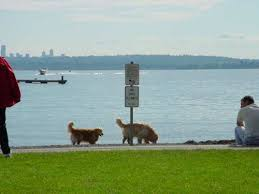
#> input picture exercise_04/source_code/image_01.jpg, 259 x 194 px, found by its file name
$ python main.py
#> lines starting #> are read from the running program, lines starting #| are printed output that depends on the picture; after the words box and inside, x2 and y2 are one past the last pixel; in counts of white or black regions, pixels touching at a corner belong together; pictures that were not available may be replaced by others from this repository, and a replacement may not be noted
#pylint: skip-file

import cv2
import numpy as np


PATCH_SIZE = 7
HALF_PATCH_SIZE = PATCH_SIZE // 2


def check_neighbours(mask: np.ndarray, y: int, x: int):
    return (mask[y - 1, x]) == 0 or (mask[y + 1, x] == 0) or (mask[y, x - 1] == 0) or (mask[y, x + 1] == 0)


def extract_fillfront(mask: np.ndarray) -> list:
    height, width = mask.shape
    fillfront = []
    for y in range(HALF_PATCH_SIZE, height - HALF_PATCH_SIZE):
        for x in range(HALF_PATCH_SIZE, width - HALF_PATCH_SIZE):
            if mask[y, x] == 255:
                if check_neighbours(mask, y, x):
                    fillfront.append((y, x))
    return fillfront


# [5 lines left out: function compute_confidences, not called in this run]


def select_target_coords(confidences: np.ndarray, fillfront: list) -> tuple[int, int]:
    fillfront_confidences = compute_confidences(confidences, fillfront)
    return fillfront[np.argmax(fillfront_confidences)]


# [8 lines left out: function calculate_cost, not called in this run]


# SOURCE_REGION_COORDINATES = []


def cache(func):
    # [4 lines left out: function wrapper, not called in this run]
    wrapper.func_result = None
    return wrapper


# [38 lines left out: functions extract_source_region, find_best_patch, perform_inpainting_step, not called in this run]

    # cv2.imwrite("/tmp/img/img_after.png", image)
    # cv2.imwrite("/tmp/img/mask_after.png", mask)
    # cv2.imwrite("/tmp/img/conf_after.png", confidences * 255)


def inpaint_image(image: np.ndarray, mask: np.ndarray, confidences: np.ndarray):
    i = 0
    while True:
        fillfront = extract_fillfront(mask)
        if not fillfront:
            break
        target_coords = select_target_coords(confidences, fillfront)
        source_coords = find_best_patch(image, mask, target_coords)
        perform_inpainting_step(image, mask, confidences, source_coords, target_coords)

        cv2.imwrite(f"./inpainted/{i}.png", image)
        i += 1


def main():
    image = cv2.imread("./exercise_04/source_code/image_01.jpg").astype(np.float32)
    mask = cv2.imread("./exercise_04/source_code/mask_01.png", cv2.IMREAD_GRAYSCALE)
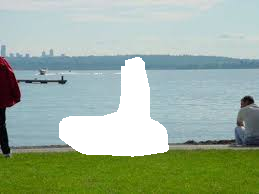
#> input picture exercise_04/inpainted/0.png, 259 x 194 px, given in place of mask_01.png, which was not available
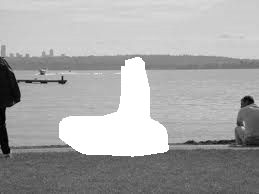
#> mask: shape (194, 259); min 0, max 255, mean 166.5
    confidences = mask.copy()
    confidences = np.where(confidences == 255, 0, 1).astype(np.float32)
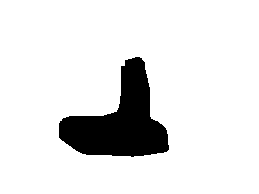
#> confidences: shape (194, 259) float32; values 0 (black) and 1 (white), 89% white; 1 black region, box (x1, y1, x2, y2) and area: (59, 57, 169, 157) 5503

    image[mask == 255] = 255
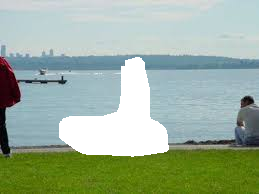
#> image: shape (194, 259, 3) float32; mean B, G, R 154.7, 175, 155.9

    inpaint_image(image, mask, confidences)
#> after the loop in inpaint_image, `while True:`: i = 0


if __name__ == "__main__":
    main()
